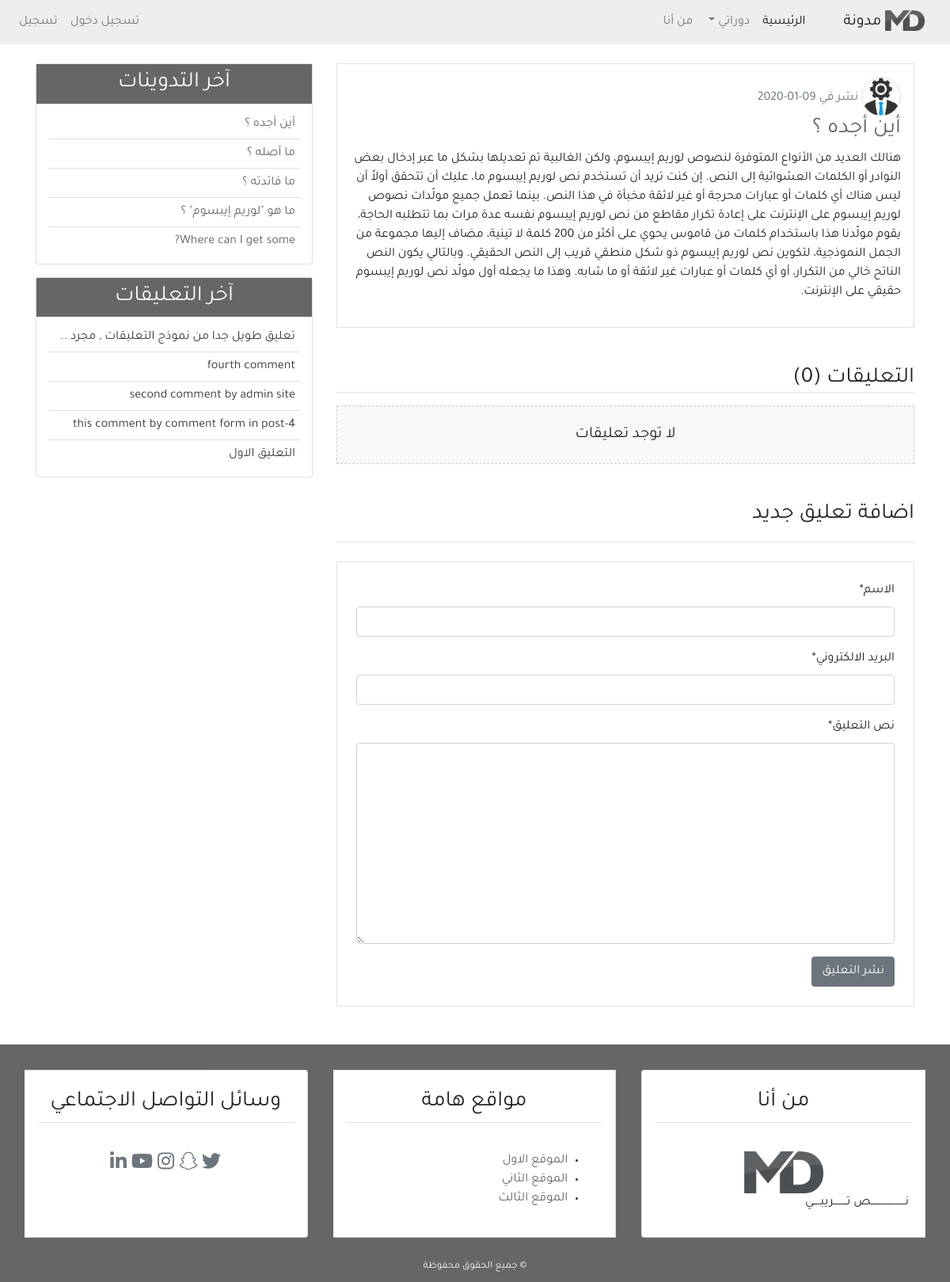
The app's page /detail/13/ with its own data.
### blog/models.py (models this page shows, shortened)
class Post(models.Model):                                           # -5a
    title = models.CharField(max_length=100)
    content = models.TextField()
    post_date = models.DateTimeField(default=timezone.now)           # (auto_now_add=True)
    post_update = models.DateTimeField(auto_now=True)
    author = models.ForeignKey(User, on_delete=models.CASCADE)
    def __str__(self):                                              # -5c
        return self.title
    class Meta:                                                     # -6b
        ordering = ('-post_date', )

class Comment(models.Model):                                        # -8a
    name = models.CharField(max_length=50, verbose_name='الاسم')    # -9c add arabic word
    email = models.EmailField(verbose_name='البريد الالكتروني')
    body = models.TextField(verbose_name='نص التعليق')
    cmnt_date = models.DateTimeField(auto_now=True)
    active = models.BooleanField(default=False)
    post = models.ForeignKey(Post, on_delete=models.CASCADE, related_name='comments')
    class Meta:                                                     # -8e
        ordering = ('-cmnt_date', )

### user/models.py (models this page shows, shortened)
class Profile(models.Model):                                                    # -20a
    image = models.ImageField(default='default.jpg', upload_to='profile_pics')  # -20a
    user = models.OneToOneField(User, on_delete=models.CASCADE)

### blog/views.py (the view)
def post_detail(request, post_id):                          # -7a
    post = get_object_or_404(Post, pk=post_id)               # -7b
    comments = post.comments.filter(active=True)           # -8d   post.related_name
    if request.method == 'POST':                            # -11a
        comment_form = NewComment(data=request.POST)
        if comment_form.is_valid():                         # -11b
            new_comment = comment_form.save(commit=False)
            new_comment.post = post                         # الارتباط بجدول التدوينات
            new_comment.save()
            comment_form = NewComment()
    else:
        comment_form = NewComment
    context = {
        'page_title': post,
        'post': post,                                       # -7b
        'comments': comments,                              # -8d
        'comment_form': comment_form,                       # -9b
    }
    return render(request, 'blog/detail.html', context)

### blog/templatetags/post_tag.py (called while the page is built)
@register.inclusion_tag('blog/latest_posts.html')       # -12a
def latest_posts():
    context = {
        'l_posts': Post.objects.all()[0:5]
    }
    return context

@register.inclusion_tag('blog/latest_comments.html')       # -13a
def latest_comments():
    context = {
        'l_comments': Comment.objects.filter(active=True)[0:5]
    }
    return context

### blog/templates/blog/detail.html (shortened to what this page needs)
{% extends 'blog/base.html' %}
{% load static %}
{% load crispy_forms_tags %}
{% block content %}
    <div class="border p-3 mb-4">
        <img src="{{post.author.profile.image.url}}"
            class="img-fluid rounded-circle border" alt="شعار المدونة" width="50px">
        <span class="text-secondary">نشر في {{ post.post_date|date:'d-m-Y' }}</span>
        <h3 class="text-dark"><a href="#">{{ post.title }}</a></h3>
        <p>{{ post.content }}</p>
    </div>
    <h3 class="border-bottom mt-5 mb-3">التعليقات ({{ comments.count }})</h3>
    {% if comments %}
        {% for comment in comments %}
            <div class="mb-3 p-3 comment">
                <h6 class="border-bottom p-2">
                    ( {{ comment.name }} )
                    <span class="text-secondary">{{ comment.cmnt_date|date:'d-m-Y' }}</span>
                </h6>
                <p class="mb-0">{{ comment.body }}</p>
            </div>
        {% endfor %}
    {% else %}
        <div class="text-center mb-3 p-4 comment">
            <h5 class="mb-0">لا توجد تعليقات</h5>
        </div>
    {% endif %}
<h3 class="border-bottom pb-3 mb-3 mt-5">اضافة تعليق جديد</h3>
<div class="border p-4 mb-5 mt-4">
    <form method="POST">
        {{comment_form|crispy}}
        <input class="btn btn-secondary" type="submit" value="نشر التعليق">
    </form>
</div>
{% endblock content %}

### blog/templates/blog/latest_posts.html
<ul class="list-group-flush latest_post">
    {% for post in l_posts %}
        <li class="list-group-item latest_post_item">
            <a href="{% url 'detail_url' post.id %}">{{ post.title }}</a>
        </li>
    {% endfor %}
</ul>

### blog/templates/blog/latest_comments.html
<ul class="list-group-flush latest_comment">
    {% for comment in l_comments %}
        <li class="list-group-item latest_comment_item">
            <a class="text-dark" href="{% url 'detail_url' comment.post.id %}">
                {% if comment.body|length > 40 %}
                {{ comment.body|slice:'40' }} ..
                {% else %}
                {{ comment.body }}
                {% endif %}
            </a>
        </li>
    {% empty %}
    <li class="list-group-item latest_comment_item">لا توجد تعليقات</li>
    {% endfor %}
</ul>

### blog/static/blog/css/main.css (style rules this page uses)
html, body { direction: rtl; text-align: right; }
body { font-family: 'Tajawal', 'sans-serif'; }
a { color: #666; }
.latest_post, .latest_comment { padding: 0 15px; }
.latest_post .latest_post_item, .latest_comment .latest_comment_item { padding: 6px; }
.latest_post li:first-child, .latest_comment li:first-child { border-top: 0; }
.latest_post li:last-child, .latest_comment li:last-child { border-bottom: 0; padding-bottom: 0; }
.comment { background-color: #f8f8f8; border: 1px dashed #ccc; }

### records on screen
Post: author.profile.image (picture), post_date "09-01-2020", title "أين أجده ؟", content "هنالك العديد من الأنواع المتوفرة لنصوص لوريم إيبسوم، ولكن الغالبية تم تعديلها بشكل ما عبر إدخال بعض النوادر أو الكلمات العشوائية إلى النص. إن كنت تريد أن تستخدم نص لوريم إيبسوم ما، عليك أن تتحقق أولاً أن ليس هناك أي كلمات أو عبارات محرجة أو غير لائقة مخبأة في هذا النص. بينما تعمل جميع مولّدات نصوص لوريم إيبسوم على الإنترنت على إعادة تكرار مقاطع من نص لوريم إيبسوم نفسه عدة مرات بما تتطلبه الحاجة، يقوم مولّدنا هذا باستخدام كلمات من قاموس يحوي على أكثر من 200 كلمة لا تينية، مضاف إليها مجموعة من الجمل النموذجية، لتكوين نص لوريم إيبسوم ذو شكل منطقي قريب إلى النص الحقيقي. وبالتالي يكون النص الناتح خالي من التكرار، أو أي كلمات أو عبارات غير لائقة أو ما شابه. وهذا ما يجعله أول مولّد نص لوريم إيبسوم…"
Post: title "ما أصله ؟"
Post: title "ما فائدته ؟"
Post: title "ما هو \"لوريم إيبسوم\" ؟"
Post: title "Where can I get some?"
Comment: body "تعليق طويل جدا من نموذج التعليقات , مجرد"
Comment: body "fourth comment"
Comment: body "second comment by admin site"
Comment: body "this comment by comment form in post-4"
Comment: body "التعليق الاول"

### other values on screen
{{ comments.count }} "0"
